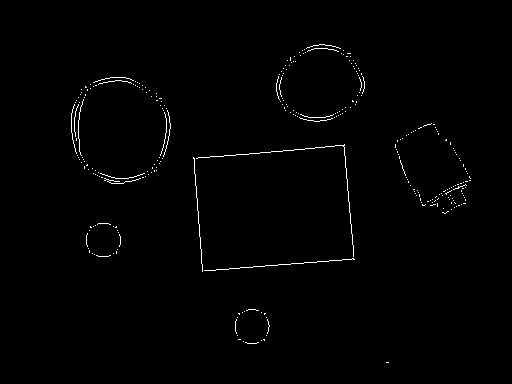
%> input picture More Matlab Functions/cannyPillsetc.pnm, 512 x 384 px
$ octave Hough3.m   (GNU Octave 9; MATLAB toolbox functions it lacks are replaced by stand-ins)
%> lines starting %> are read from the running program, lines starting %| are printed output that depends on the picture; in (x1, y1, x2, y2) boxes, pixels count from 0 and x2, y2 are one past the last pixel; in counts of white or black regions, pixels touching at a corner belong together; the program's own positions count from 1
% http://www.mathworks.com/help/images/ref/hough.html?refresh=true


inputImage=imread('cannyPillsetc.pnm');
%> inputImage is the input picture: size 384x512 uint8; 0.86% white in thin lines or dots, all inside (x1, y1, x2, y2) = (71, 44, 471, 363)
figure, imshow(inputImage)
SampleFreq=1/3000;

[y,x]=find(inputImage) %returns a vector containing the linear indices of each nonzero element in array
%> y = 1681 values from 45 to 363; x = 1681 values from 72 to 471
    theImage=inputImage;
    %Set up the Hough variables and define the hough space
    %theImage = flipud(theImage); % returns theImage with its rows flipped
    %in the up-down direction% makes difference in the final output
    [width,height] = size(theImage);
%> width = 384; height = 512
    limitRho = norm([width height]) % returns the Euclidean norm of width and height
%> limitRho = 640

    rho = (-limitRho:1:limitRho)
%> rho = 1281 values from -640 to 640
    theta = (0:SampleFreq:pi)

    ThetaNumber = numel(theta); % to get the number of elements
    houghSpace = zeros(numel(rho),ThetaNumber); % initialize the hough space

    %Find the "edge" pixels
    [Xindex,Yindex] = find(theImage);
%> Xindex = 1681 values from 45 to 363; Yindex = 1681 values from 72 to 471
    EdgePixelNumber = numel(Xindex);
%> EdgePixelNumber = 1681
    Accumulator = zeros(EdgePixelNumber,ThetaNumber);

% Ref: http://stackoverflow.com/questions/9916253/hough-transform-in-matlab-without-using-hough-function

    costheta = (0:width-1)'*cos(theta);
    sintheta = (0:height-1)'*sin(theta);

    % define the accumulator space
    Accumulator((1:EdgePixelNumber),:) = costheta(Xindex,:) + sintheta(Yindex,:);


    for i = (1:ThetaNumber)
        houghSpace(:,i) = hist(Accumulator(:,i),rho);
    end
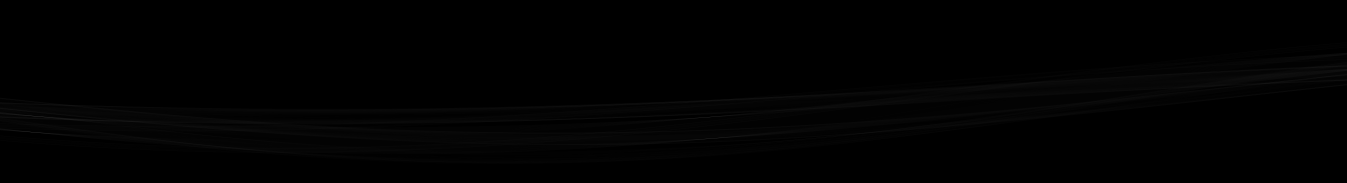
%> houghSpace: size 1281x9425 double (shown at 1/7 size); min 0, max 141, mean 1.3

    pcolor(theta,rho,houghSpace)
    shading flat;
    title('Hough Transform')
    xlabel('Theta (radians)')
    ylabel('Rho (pixels)')
    axis on
    axis normal
    hold on
    colormap(hot)


   %http://www.mathworks.com/help/images/ref/houghlines.html

% peaks in hough transform
u = [];
v = [];
[Column, Row] = max(houghSpace);
[rows, cols] = size(theImage);
%> rows = 384; cols = 512
difference = 45;
threshold = max(max(houghSpace)) - difference;
%> threshold = 96
for i = 1:size(Column, 2)
   if Column(i) > threshold
       v(end + 1) = i;
       u(end + 1) = Row(i);
   end
end
%> after the loop, u = 87 values, max 971 at index 76, min 814 at index 27, mean 879.6; v = 87 values from 208 to 4997

% plot all the detected peaks on  image
hold on;
plot(theta(v), rho(u),'s','color','white');
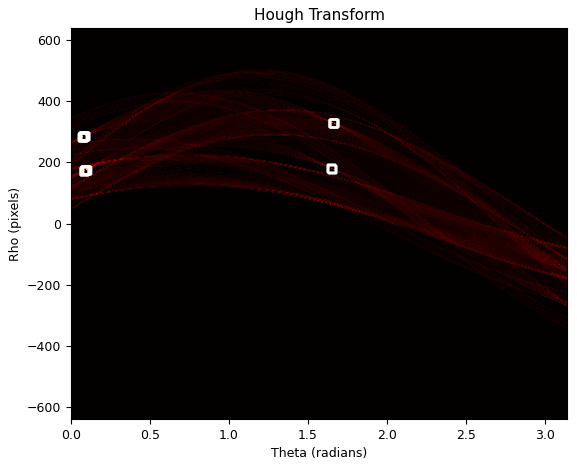
%> figure redrawn from the program's plot data; highest point at x = 1.66, y = 330
%plot(x,y,'s','color','white');
hold on;


% Equation of line is given by y = mx+b, where m = -cos(theta)/sin(theta)
% while x is the value of every element in the colums of the image

% http://dsp.stackexchange.com/questions/1958/help-understanding-hough-transform


figure, imshow(inputImage)
%colormap(hot);
hold on;
max_len = 0;
p = 1:size(v,2); % ie length of lines
%> p = 87 values from 1 to 87

% define the parameters of line
for i = p
    theta2 = theta(v(i));
    rho2 = rho(u(i));
    m = -(cos(theta2)/sin(theta2))
    b = rho2/sin(theta2)
    x = 1:cols;
    y = m*x+b;
plot(x,y, 'LineWidth',1.5,'Color','green');

% [11 lines of commented-out code are left out]
        hold on;
%    end
end
%> this loop made 87 passes
%> (theta2, rho2, m, b) on passes 1 to 12: (0.069, 283, -14.47, 4104.7), (0.0693, 283, -14.4, 4085), (0.0697, 283, -14.33, 4065.5), (0.0717, 284, -13.93, 3966.2), (0.072, 284, -13.86, 3947.9), (0.0723, 284, -13.8, 3929.7), (0.0727, 284, -13.74, 3911.7), (0.073, 284, -13.67, 3893.9), (0.0733, 284, -13.61, 3876.2), (0.0737, 284, -13.55, 3858.7), (0.074, 284, -13.49, 3841.3), (0.0753, 285, -13.25, 3786.8)
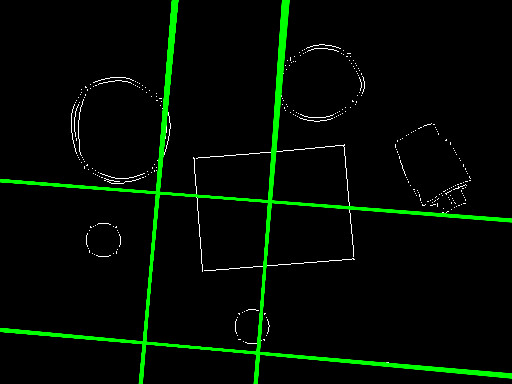
%> figure redrawn from the program's plot data
